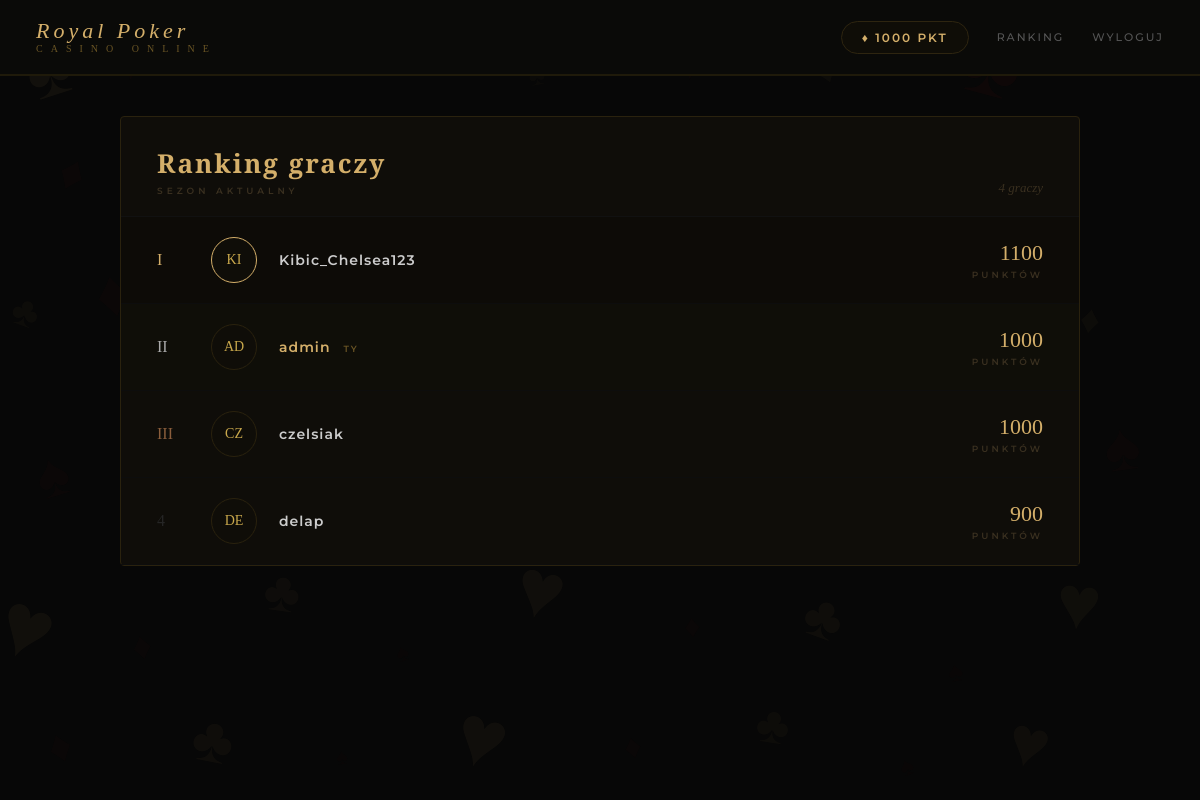
/ranking/ (signed in), run on the app's committed database.
### accounts/models.py (models this page shows)
class Player(AbstractUser):
    points = models.IntegerField(default=1000)
    groups = models.ManyToManyField(
        'auth.Group',
        blank=True,
        related_name='player_set'
    )
    user_permissions = models.ManyToManyField(
        'auth.Permission',
        blank=True,
        related_name='player_set'
    )

### ranking/views.py (the view)
# urls.py: path('', views.ranking_view, name='ranking'),
def ranking_view(request):
    players = Player.objects.order_by('-points')
    return render(request, 'ranking/ranking.html', {'players': players})

### ranking/templates/ranking/ranking.html (shortened to what this page needs)
{% extends 'base.html' %}
{% block content %}
<div class="card" style="padding:0;">
    <div style="padding:28px 36px 20px;display:flex;justify-content:space-between;align-items:flex-end;border-bottom:1px solid #111;">
        <div>
            <h2 style="font-size:26px;margin-bottom:4px;">Ranking graczy</h2>
            <div style="font-size:9px;letter-spacing:4px;color:#3a3020;font-weight:600;">SEZON AKTUALNY</div>
        </div>
        <div style="font-family:'Playfair Display',serif;font-size:13px;color:#3a3020;font-style:italic;">{{ players.count }} graczy</div>
    </div>
    {% for player in players %}
    <a href="/ranking/profil/{{ player.username }}/" style="display:flex;align-items:center;padding:20px 36px;gap:22px;border-bottom:1px solid #0d0d0d;text-decoration:none;cursor:pointer;
        {% if forloop.first %}background:#0d0b07;{% endif %}
        {% if player == request.user %}background:#0f0e08;{% endif %}">
        <div style="font-family:'Playfair Display',serif;font-size:16px;width:32px;
            {% if forloop.counter == 1 %}color:#d4af6a;
            {% elif forloop.counter == 2 %}color:#aaa;
            {% elif forloop.counter == 3 %}color:#8b5e3c;
            {% else %}color:#252525;{% endif %}">
            {% if forloop.counter == 1 %}I
            {% elif forloop.counter == 2 %}II
            {% elif forloop.counter == 3 %}III
            {% else %}{{ forloop.counter }}{% endif %}
        </div>
        <div style="width:46px;height:46px;border-radius:50%;background:#0f0d08;
            border:1px solid {% if forloop.counter == 1 %}#d4af6a{% else %}#2a220e{% endif %};
            display:flex;align-items:center;justify-content:center;
            font-family:'Playfair Display',serif;font-size:14px;color:#c9a84c;flex-shrink:0;">
            {{ player.username|slice:":2"|upper }}
        </div>
        <div style="flex:1;">
            <div style="font-size:14px;letter-spacing:1px;font-weight:600;
                {% if player == request.user %}color:#d4af6a;{% else %}color:#ccc;{% endif %}">
                {{ player.username }}
                {% if player == request.user %}<span style="font-size:9px;letter-spacing:2px;color:#6a5525;margin-left:8px;">TY</span>{% endif %}
            </div>
        </div>
        <div style="text-align:right;">
            <div style="font-family:'Playfair Display',serif;font-size:22px;color:#d4af6a;">{{ player.points }}</div>
            <div style="font-size:9px;color:#3a3020;letter-spacing:3px;margin-top:3px;font-weight:600;">PUNKTÓW</div>
        </div>
    </a>
    {% endfor %}
</div>
{% endblock %}

### templates/base.html (shortened to what this page needs)
<!DOCTYPE html>
<html lang="pl">
<head>
</head>
<body>
    <div class="suits-bg">
        <span style="font-size:88px;top:2%;left:2%;opacity:.055;color:#d4af6a;transform:rotate(-18deg)">♠</span>
        <span style="font-size:44px;top:5%;left:10%;opacity:.04;color:#8b2020;transform:rotate(12deg)">♥</span>
        <span style="font-size:26px;top:3%;left:20%;opacity:.03;color:#d4af6a;transform:rotate(-5deg)">♦</span>
        <span style="font-size:60px;top:1%;left:32%;opacity:.035;color:#8b2020;transform:rotate(22deg)">♣</span>
        <span style="font-size:32px;top:7%;left:44%;opacity:.025;color:#d4af6a;transform:rotate(-10deg)">♠</span>
        <span style="font-size:70px;top:2%;left:56%;opacity:.04;color:#8b2020;transform:rotate(8deg)">♥</span>
        <span style="font-size:38px;top:6%;left:68%;opacity:.03;color:#d4af6a;transform:rotate(-20deg)">♦</span>
        <span style="font-size:95px;top:1%;left:80%;opacity:.055;color:#8b2020;transform:rotate(15deg)">♣</span>
        <span style="font-size:28px;top:4%;left:92%;opacity:.03;color:#d4af6a;transform:rotate(-8deg)">♠</span>
        <span style="font-size:50px;top:18%;left:5%;opacity:.035;color:#8b2020;transform:rotate(25deg)">♦</span>
        <span style="font-size:22px;top:22%;left:14%;opacity:.025;color:#d4af6a;transform:rotate(-14deg)">♣</span>
        <span style="font-size:75px;top:15%;left:24%;opacity:.04;color:#d4af6a;transform:rotate(6deg)">♠</span>
        <span style="font-size:34px;top:20%;left:38%;opacity:.03;color:#8b2020;transform:rotate(-22deg)">♥</span>
        <span style="font-size:55px;top:16%;left:50%;opacity:.035;color:#d4af6a;transform:rotate(18deg)">♦</span>
        <span style="font-size:24px;top:24%;left:62%;opacity:.025;color:#8b2020;transform:rotate(-9deg)">♣</span>
        <span style="font-size:80px;top:14%;left:72%;opacity:.045;color:#d4af6a;transform:rotate(12deg)">♥</span>
        <span style="font-size:36px;top:19%;left:86%;opacity:.03;color:#8b2020;transform:rotate(-16deg)">♠</span>
        <span style="font-size:42px;top:36%;left:1%;opacity:.03;color:#d4af6a;transform:rotate(20deg)">♣</span>
        <span style="font-size:66px;top:32%;left:8%;opacity:.04;color:#8b2020;transform:rotate(-11deg)">♦</span>
        <span style="font-size:28px;top:40%;left:18%;opacity:.025;color:#d4af6a;transform:rotate(7deg)">♠</span>
        <span style="font-size:85px;top:30%;left:28%;opacity:.045;color:#8b2020;transform:rotate(-24deg)">♥</span>
        <span style="font-size:30px;top:38%;left:42%;opacity:.025;color:#d4af6a;transform:rotate(13deg)">♦</span>
        <span style="font-size:58px;top:33%;left:54%;opacity:.038;color:#8b2020;transform:rotate(-7deg)">♣</span>
        <span style="font-size:22px;top:42%;left:66%;opacity:.022;color:#d4af6a;transform:rotate(19deg)">♠</span>
        <span style="font-size:72px;top:29%;left:76%;opacity:.042;color:#8b2020;transform:rotate(-13deg)">♥</span>
        <span style="font-size:40px;top:37%;left:90%;opacity:.03;color:#d4af6a;transform:rotate(9deg)">♦</span>
        <span style="font-size:62px;top:55%;left:3%;opacity:.038;color:#8b2020;transform:rotate(-17deg)">♠</span>
        <span style="font-size:30px;top:60%;left:12%;opacity:.025;color:#d4af6a;transform:rotate(14deg)">♥</span>
        <span style="font-size:48px;top:52%;left:22%;opacity:.032;color:#8b2020;transform:rotate(-6deg)">♣</span>
        <span style="font-size:20px;top:62%;left:34%;opacity:.022;color:#d4af6a;transform:rotate(21deg)">♦</span>
        <span style="font-size:78px;top:50%;left:44%;opacity:.042;color:#8b2020;transform:rotate(-15deg)">♠</span>
        <span style="font-size:36px;top:58%;left:58%;opacity:.028;color:#d4af6a;transform:rotate(10deg)">♥</span>
        <span style="font-size:54px;top:53%;left:70%;opacity:.035;color:#8b2020;transform:rotate(-22deg)">♦</span>
        <span style="font-size:26px;top:63%;left:82%;opacity:.022;color:#d4af6a;transform:rotate(16deg)">♣</span>
        <span style="font-size:68px;top:51%;left:92%;opacity:.04;color:#8b2020;transform:rotate(-8deg)">♠</span>
        <span style="font-size:90px;top:72%;left:0%;opacity:.05;color:#d4af6a;transform:rotate(22deg)">♥</span>
        <span style="font-size:38px;top:78%;left:11%;opacity:.03;color:#8b2020;transform:rotate(-12deg)">♦</span>
        <span style="font-size:56px;top:70%;left:22%;opacity:.036;color:#d4af6a;transform:rotate(8deg)">♣</span>
        <span style="font-size:24px;top:80%;left:33%;opacity:.022;color:#8b2020;transform:rotate(-18deg)">♠</span>
        <span style="font-size:82px;top:68%;left:43%;opacity:.046;color:#d4af6a;transform:rotate(14deg)">♥</span>
        <span style="font-size:32px;top:76%;left:57%;opacity:.026;color:#8b2020;transform:rotate(-5deg)">♦</span>
        <span style="font-size:60px;top:73%;left:67%;opacity:.038;color:#d4af6a;transform:rotate(20deg)">♣</span>
        <span style="font-size:28px;top:82%;left:79%;opacity:.022;color:#8b2020;transform:rotate(-10deg)">♠</span>
        <span style="font-size:76px;top:70%;left:88%;opacity:.044;color:#d4af6a;transform:rotate(6deg)">♥</span>
        <span style="font-size:46px;top:90%;left:4%;opacity:.03;color:#8b2020;transform:rotate(-20deg)">♦</span>
        <span style="font-size:64px;top:88%;left:16%;opacity:.038;color:#d4af6a;transform:rotate(11deg)">♣</span>
        <span style="font-size:22px;top:93%;left:28%;opacity:.02;color:#8b2020;transform:rotate(-7deg)">♠</span>
        <span style="font-size:86px;top:86%;left:38%;opacity:.048;color:#d4af6a;transform:rotate(17deg)">♥</span>
        <span style="font-size:34px;top:91%;left:52%;opacity:.026;color:#8b2020;transform:rotate(-13deg)">♦</span>
        <span style="font-size:52px;top:87%;left:63%;opacity:.033;color:#d4af6a;transform:rotate(9deg)">♣</span>
        <span style="font-size:26px;top:94%;left:75%;opacity:.02;color:#8b2020;transform:rotate(-21deg)">♠</span>
        <span style="font-size:70px;top:88%;left:84%;opacity:.04;color:#d4af6a;transform:rotate(15deg)">♥</span>
    </div>
    <nav>
        <a href="/" class="nav-logo">Royal Poker<span>CASINO ONLINE</span></a>
        <div class="nav-links">
            {% if user.is_authenticated %}
                <span class="nav-points">♦ {{ user.points }} PKT</span>
                <a href="/ranking/">RANKING</a>
                <a href="/accounts/logout/">WYLOGUJ</a>
            {% else %}
                <a href="/accounts/login/">LOGOWANIE</a>
                <a href="/accounts/register/">REJESTRACJA</a>
            {% endif %}
        </div>
    </nav>
    <div class="container">
        {% block content %}{% endblock %}
    </div>
</body>
</html>

### templates/base.html (style rules this page uses)
* { margin: 0; padding: 0; box-sizing: border-box; }
body { background-color: #070707; color: #f0e6d3; font-family: 'Montserrat', sans-serif; min-height: 100vh; }
nav { background: #0a0a08; border-bottom: 2px solid #1f1a0a; padding: 20px 36px; display: flex; justify-content: space-between; align-items: center; position: relative; z-index: 3; }
.nav-logo { font-family: 'Playfair Display', serif; font-size: 22px; color: #d4af6a; letter-spacing: 4px; font-style: italic; line-height: 1; text-decoration: none; }
.nav-logo span { font-style: normal; font-size: 10px; letter-spacing: 8px; display: block; color: #6a5525; margin-top: 2px; }
.nav-links { display: flex; align-items: center; gap: 28px; }
.nav-links a { font-size: 11px; color: #555; letter-spacing: 2px; cursor: pointer; font-weight: 500; text-decoration: none; transition: color 0.2s; }
.nav-points { font-size: 12px; color: #d4af6a; letter-spacing: 2px; border: 1px solid #2e2510; padding: 8px 20px; border-radius: 30px; background: #0f0d07; font-weight: 600; }
.container { max-width: 1000px; margin: 40px auto; padding: 0 20px; position: relative; z-index: 2; }
.card { background: #0f0d09; border: 1px solid #2a220e; border-radius: 4px; padding: 40px; margin-bottom: 24px; }
h1, h2 { font-family: 'Playfair Display', serif; color: #d4af6a; margin-bottom: 20px; letter-spacing: 2px; }
.suits-bg { position: fixed; top: 0; left: 0; right: 0; bottom: 0; z-index: 0; pointer-events: none; overflow: hidden; }
.suits-bg span { position: absolute; font-family: 'Playfair Display', serif; user-select: none; }

### data on the page
Player: points "1000", shows "II", username "AD", username "admin", shows "TY"
Player: shows "I", username "KI", username "Kibic_Chelsea123", points "1100"
Player: shows "III", username "CZ", username "czelsiak", points "1000"
Player: username "DE", username "delap", points "900"

### other printed values
{{ players.count }} "4"
